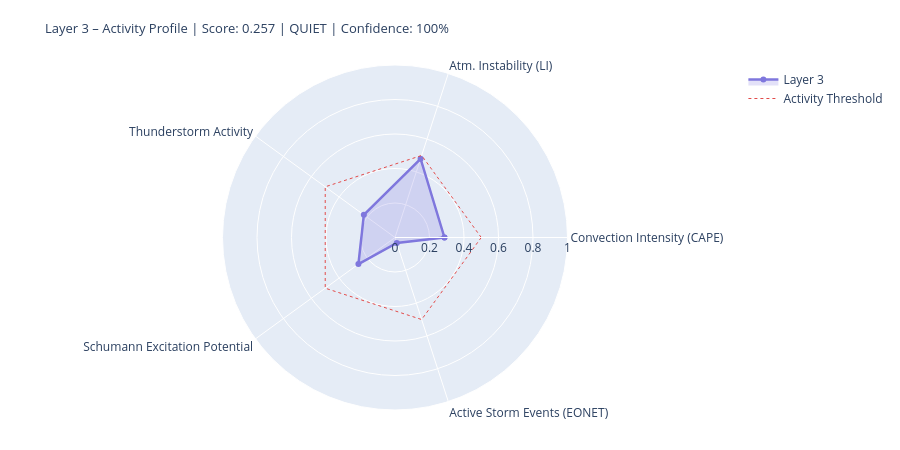

The cell this chart's notebook holds for it:
### Markdown cell above
---
## 4. State Assessment & Handoff to Layer 4/5

### Code cell
# ============================================================
# LAYER-3-SCORE
# Five dynamic components
# ============================================================

def norm(v, lo, hi):
    if v is None or (isinstance(v, float) and math.isnan(v)): return None
    return round(max(0.0, min(1.0, (v - lo) / (hi - lo))), 4)

# --- 1) Convection intensity (global CAPE mean) ---
cape_mean = df_atm['cape'].dropna().mean() if not df_atm.empty else None
conv_score = norm(cape_mean, 0, 3000)
conv_src   = 'primary' if cape_mean is not None else 'missing'

# --- 2) Atmospheric instability (LI mean) ---
li_mean   = df_atm['li'].dropna().mean() if not df_atm.empty else None
# Negative LI = unstable → higher score
instab_score = norm(-li_mean if li_mean is not None else None, -6, 6)
instab_src   = 'primary' if li_mean is not None else 'missing'

# --- 3) Thunderstorm activity (mean thunder score + WMO count) ---
thunder_mean = df_atm['thunder_score'].mean() if not df_atm.empty else None
n_thunder    = int(df_atm['thunderstorm'].sum()) if not df_atm.empty else 0
thunder_score_val = norm(
    (thunder_mean or 0) * 0.7 + n_thunder * 0.1, 0, 1.0
) if thunder_mean is not None else None
thunder_src = 'primary'

# --- 4) Schumann excitation potential (weighted Schumann contribution) ---
schumann_pot = df_atm['schumann_contribution'].mean() if not df_atm.empty else None
# Boosted by Layer-2 thunderstorm trigger
if schumann_pot is not None and l2_thunder:
    schumann_pot = min(1.0, schumann_pot * 1.2)
schumann_score = norm(schumann_pot, 0, 1.0) if schumann_pot is not None else None
schumann_src   = 'derived'

# --- 5) Storm activity (NASA EONET) ---
# Distinction: None = data not loaded, 0.0 = loaded but no events
storm_score = None
storm_src   = 'missing'
if raw.get('storms') is not None:          # API reached successfully
    storm_score = norm(len(storm_events), 0, 30) if storm_events else 0.0
    storm_src   = 'primary'

# X-Ray and Kp: context only, not in dynamic score
# (X-Ray = Layer-0/4 driver; Kp = geomagnetic index, not a lightning proxy)
xray_context = None
if raw.get('xray'):
    df_xc = pd.DataFrame(raw['xray'])
    fc = next((c for c in df_xc.columns
               if any(k in c.lower() for k in ['flux','long']) and 'time' not in c.lower()),
              df_xc.columns[1])
    df_xc[fc] = pd.to_numeric(df_xc[fc], errors='coerce')
    xray_last = df_xc[fc].dropna().iloc[-1] if not df_xc[fc].dropna().empty else None
    if xray_last:
        xray_class = ('X' if xray_last>=1e-4 else 'M' if xray_last>=1e-5
                      else 'C' if xray_last>=1e-6 else 'B')
        xray_context = {'flux': float(xray_last), 'class': xray_class}
        print(f'X-Ray context: {xray_class}-class ({xray_last:.2e} W/m²)')

# --- Aggregate ---
COMPONENTS = {
    'Convection Intensity (CAPE)':  {'score': conv_score,       'source': conv_src,    'dynamic': True},
    'Atm. Instability (LI)':         {'score': instab_score,     'source': instab_src,  'dynamic': True},
    'Thunderstorm Activity':              {'score': thunder_score_val, 'source': thunder_src, 'dynamic': True},
    'Schumann Excitation Potential':   {'score': schumann_score,   'source': schumann_src,'dynamic': True},
    'Active Storm Events (EONET)': {'score': storm_score,      'source': storm_src,   'dynamic': True},
}

available   = {k: v['score'] for k, v in COMPONENTS.items() if v['score'] is not None}
unavailable = [k for k, v in COMPONENTS.items() if v['score'] is None]
layer3_score = round(sum(available.values()) / len(available), 4) if available else None
confidence   = round(len(available) / len(COMPONENTS), 2)
level = ('unknown' if layer3_score is None
         else 'quiet'   if layer3_score < 0.3
         else 'moderate' if layer3_score < 0.6
         else 'active')
dominant_l3 = max(available, key=available.get) if available else 'none'

# --- Ausgabe ---
W = 68
print('=' * W)
print('LAYER 3 – ATMOSPHERE / WEATHER / THUNDERSTORMS – STATE ASSESSMENT')
print('=' * W)
for name, comp in COMPONENTS.items():
    s = comp['score']
    if s is not None:
        bar = '█' * int(s * 20) + '░' * (20 - int(s * 20))
        print(f'  {name:<36} {bar}  {s:.3f}  [{comp["source"]}]')
    else:
        print(f'  {name:<36} {"─" * 20}  n/a   [missing]')
print('-' * W)
print(f'  Score:        {layer3_score:.3f}  ({len(available)}/{len(COMPONENTS)} components)')
print(f'  Confidence:   {confidence:.0%}')
print(f'  Level:        {level.upper()}')
print(f'  Dominant:     {dominant_l3}')
print(f'  CAPE mean:    {cape_mean:.0f} J/kg' if cape_mean else '  CAPE mean:    n/a')
print(f'  LI mean:      {li_mean:.1f} K' if li_mean is not None else '  LI mean:      n/a')
print(f'  Thunderstorms:{n_thunder} points (WMO)  +  {len(storm_events)} NASA EONET')
print('=' * W)

# Radar
cats   = list(available.keys())
vals_r = list(available.values())
if len(cats) >= 3:
    fig = go.Figure()
    fig.add_trace(go.Scatterpolar(
        r=vals_r + [vals_r[0]], theta=cats + [cats[0]],
        fill='toself', fillcolor='rgba(127,119,221,0.22)',
        line=dict(color='#7F77DD', width=2.5), name='Layer 3'
    ))
    fig.add_trace(go.Scatterpolar(
        r=[0.5] * (len(cats)+1), theta=cats + [cats[0]],
        line=dict(color='#E24B4A', dash='dot', width=1),
        mode='lines', name='Activity Threshold'
    ))
    fig.update_layout(
        title=dict(
            text=f'Layer 3 – Activity Profile | Score: {layer3_score:.3f} | {level.upper()} | Confidence: {confidence:.0%}',
            font=dict(size=13)
        ),
        polar=dict(radialaxis=dict(visible=True, range=[0, 1])),
        height=450, showlegend=True,
        margin=dict(l=60, r=60, t=65, b=40)
    )
    fig.show()

### Figure 1 — Plotly figure (JSON) as saved in the notebook; plotly's stock layout.template omitted (floating-point values rounded to 4 significant figures)
{"data": [{"fill": "toself", "fillcolor": "rgba(127,119,221,0.22)", "line": {"color": "#7F77DD", "width": 2.5}, "name": "Layer 3", "r": [0.2867, 0.48, 0.2232, 0.2622, 0.0333, 0.2867], "theta": ["Convection Intensity (CAPE)", "Atm. Instability (LI)", "Thunderstorm Activity", "Schumann Excitation Potential", "Active Storm Events (EONET)", "Convection Intensity (CAPE)"], "type": "scatterpolar"}, {"line": {"color": "#E24B4A", "dash": "dot", "width": 1}, "mode": "lines", "name": "Activity Threshold", "r": [0.5, 0.5, 0.5, 0.5, 0.5, 0.5], "theta": ["Convection Intensity (CAPE)", "Atm. Instability (LI)", "Thunderstorm Activity", "Schumann Excitation Potential", "Active Storm Events (EONET)", "Convection Intensity (CAPE)"], "type": "scatterpolar"}], "layout": {"height": 450, "margin": {"b": 40, "l": 60, "r": 60, "t": 65}, "polar": {"radialaxis": {"range": [0, 1], "visible": true}}, "showlegend": true, "title": {"font": {"size": 13}, "text": "Layer 3 – Activity Profile | Score: 0.257 | QUIET | Confidence: 100%"}}}
